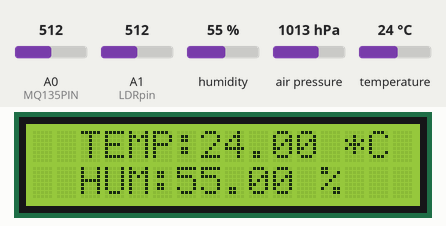
A sketch run on a simulated Arduino Uno, built with avr-gcc and run on an emulated ATmega328P. Parts: 16×2 character LCD. The inputs (shaded band) are chosen by the test bench; at power-on: A0 (MQ135PIN) = 512, A1 (LDRpin) = 512, humidity 55 %, air pressure 1013 hPa, temperature 24 °C. What the sketch prints to the serial monitor is not drawn.

Above: at 2.7 s.
2.8 s: A0 (MQ135PIN) set to 716
At 6.4 s:
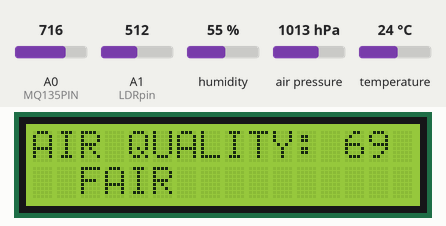
15.3 s: A1 (LDRpin) set to 716
At 16.9 s:
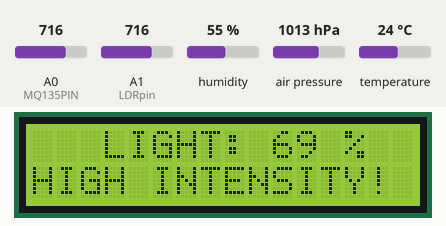
27.7 s: A0 (MQ135PIN) set to 992
At 31.5 s:
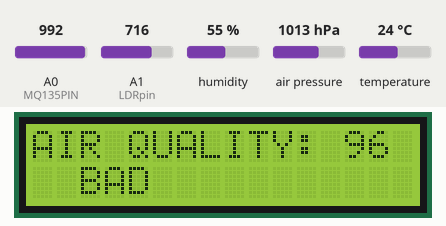
41.6 s: A1 (LDRpin) set to 90
At 49.7 s:
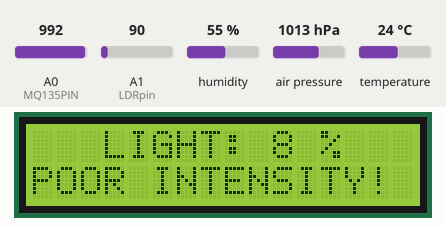
52.3 s: A0 (MQ135PIN) set to 306
At 55.4 s:
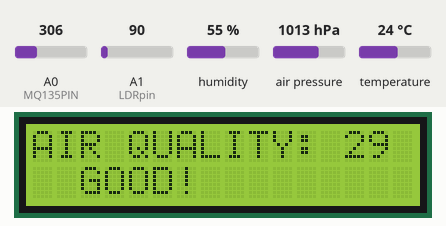
66.2 s: humidity set to 22 %
At 68.4 s:
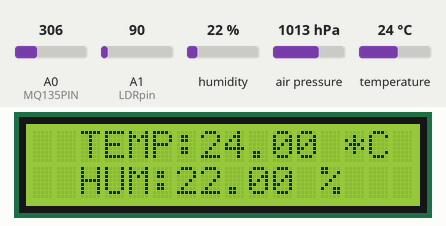
Timing chart, 0 to 69.9 s (numbered marks = the images above; inputs shaded):
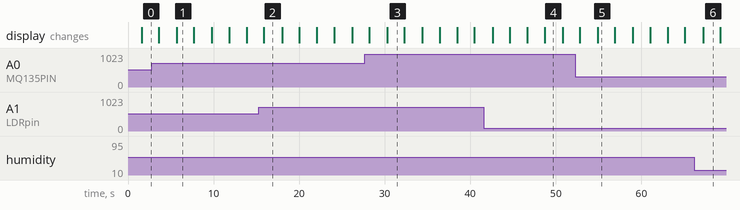

The sketch:

Arduino_upload.ino
```cpp
#include <LiquidCrystal.h>
#include <SoftwareSerial.h>
#include "DHT.h"
#include <Wire.h>
#include <Adafruit_BMP085.h>

// initialize LCD interface pin with the arduino pin number it is connected to
const int rs = 13, en = 12, d4 = 5, d5 = 4, d6 = 3, d7 = 2;
LiquidCrystal lcd(rs, en, d4, d5, d6, d7);

#define ESP_RX_PIN 10
#define ESP_TX_PIN 11

SoftwareSerial espSerial(ESP_RX_PIN, ESP_TX_PIN);  //Rx, Tx

#define DHTTYPE DHT11
#define DHTPIN 7   // Pin connected to the DHT sensor
#define MQ135PIN A0   // Air Quality sensor pin
#define LDRpin A1    // Analog pin connected to the LDR
#define seaLevelPressure_hPa 1013.25

// Initialize DHT sensor.
DHT dht(DHTPIN, DHTTYPE);

Adafruit_BMP085 bmp;

//initial values = 0
float humidity = 0;
float temperature = 0;
float pressure = 0;
float altitude = 0;
float seaLevelPressure = 0;
float realAltitude = 0;
float airqlty = 0;
float LDRValue = 0;

//functions
void getDHTvalues();
void getPressure();
void getAirQualityVal();
void getLDRValue();
void send_data(void);

bool BMP_flag = false;
bool DHT_flag = false;

void setup() {
  espSerial.begin(115200);
  Serial.begin(9600);
  pinMode(MQ135PIN, INPUT);
  pinMode(LDRpin, INPUT);
  lcd.begin(16, 2);
  dht.begin();
  //column, row
  lcd.setCursor(0, 0);
  lcd.print("  IOT  WEATHER  ");
  lcd.setCursor(0, 1);
  lcd.print("MONITOR SYSTEM");
  delay(1500);
}

void loop()
{
  getDHTvalues();
  getPressure();
  getAirQualityVal();
  getLDRValue();
  send_data();
}

void getDHTvalues()
{
  lcd.clear();
  // Read humidity as %age
  humidity = dht.readHumidity();
  // Read temperature as Celsius (the default)
  temperature = dht.readTemperature();
  if (isnan(humidity)|| isnan(temperature))
  {
  lcd.setCursor(0, 0);
  lcd.print("DHT11 MISSING");
  Serial.println(F("Failed to read humidity from DHT sensor!"));
  DHT_flag = false;
  return;
  }
  else
  {
    DHT_flag = true;
    lcd.setCursor(2, 0);
    lcd.print("TEMP:");
    lcd.print(temperature);
    lcd.print(" *C ");
    lcd.setCursor(2, 1);
    lcd.print("HUM:");
    lcd.print(humidity);
    lcd.print(" %");

    Serial.print(F("Temperature: "));
    Serial.print(temperature);
    Serial.println(F("°C "));
    Serial.print(F("Humidity: "));
    Serial.print(humidity);
    Serial.println(F("% "));
  }
  delay(2000);
}


void getPressure()
{
  lcd.clear();
  if (!bmp.begin())
  {
    lcd.setCursor(0, 0);
    lcd.print("BMP180 MISSING");
    BMP_flag = false;
    delay(2000);
    return;
  }
  else
  {
    BMP_flag = true;
    lcd.setCursor(0, 0);
    lcd.print("PA(GND):");
    pressure = bmp.readPressure() / 100.0F; // convert to hPa and store as float
    lcd.print(pressure); // print pressure with 1 decimal point
    lcd.print(" ");
    lcd.setCursor(0, 1);
    lcd.print("PA(sea):");
    seaLevelPressure = bmp.readSealevelPressure() / 100.0F; // convert to hPa and store as float
    lcd.print(seaLevelPressure); // print pressure with 1 decimal point
    altitude = bmp.readAltitude(seaLevelPressure); // calculate altitude based on sea level pressure

    Serial.print("Pressure = ");
    Serial.print(bmp.readPressure());
    Serial.println(" Pa");
    Serial.print("Altitude = ");
    Serial.print(bmp.readAltitude());
    Serial.println(" meters");
    Serial.print("Pressure at sealevel (calculated) = ");
    Serial.print(bmp.readSealevelPressure());
    Serial.println(" Pa");
    Serial.print("Real altitude = ");
    Serial.print(bmp.readAltitude(seaLevelPressure_hPa * 100));
    Serial.println(" meters");
  }
  delay(2000);
}

void getAirQualityVal()
{
  lcd.clear();
  lcd.setCursor(0, 0);
  lcd.print("AIR QUALITY: ");
  airqlty = analogRead(MQ135PIN);
  int mappedValue = map(airqlty, 0, 1023, 0, 100);
  lcd.print(mappedValue);
  lcd.setCursor(2, 1);
  if (mappedValue <= 60)
    lcd.print("GOOD!");
  else if (mappedValue > 60 && mappedValue <= 80)
    lcd.print("FAIR");
  else if (mappedValue > 80 && mappedValue <= 90)
    lcd.print("POOR");
  else
    lcd.print("BAD");
  delay(2000);

  Serial.print("AirQuality ");
  Serial.println(airqlty);
}


void getLDRValue()
{
  lcd.clear();
  lcd.setCursor(3, 0);
  lcd.print("LIGHT: ");
  int LDRValue = analogRead(LDRpin);
  int y = map(LDRValue, 0, 1023, 0, 100);
  lcd.print(y);
  lcd.print(" %");
  lcd.setCursor(0, 1);
  if (y <= 20)
    lcd.print("POOR INTENSITY!");
  else if (y > 20 && y <= 60)
    lcd.print("LOW INTENSITY!");
  else if (y > 60 && y <= 100)
    lcd.print("HIGH INTENSITY!");
  else
    lcd.print(" ");

  delay(2000);
  Serial.print("Light Intensity: ");
  Serial.print(y);
  Serial.println(" %");
}

void send_data()
{
  const char START_CHAR = '*';
  const char END_CHAR = '#';
  Serial.println("Sending Data... ");
  espSerial.write(START_CHAR); // Starting char
  if(DHT_flag == true)
  {
  Serial.println("DHT_flag = true, sending actual temp & hum ");
  //send on esp serial to esp8266
  espSerial.print(dht.readHumidity(), 0);
  espSerial.print(dht.readTemperature(), 0);
  }
  else
  {
  Serial.println("DHT_flag = false, sending dummy temp & hum ");
  espSerial.print("00.00"); //send dummy data on esp serial to esp8266
  }

  espSerial.print(map(analogRead(LDRpin), 0, 1023, 0, 100));
  espSerial.print(map(analogRead(MQ135PIN), 0, 1023, 0, 100));

  if(BMP_flag == true)
  {
  Serial.println("BMP_flag = true, sending actual pressure ");
  espSerial.print(bmp.readPressure()); //send on esp serial to esp8266
  }
  else
  {
  Serial.println("BMP_flag = false, sending dummy pressure "); // print on serial monitor
  espSerial.print("00.00"); //send dummy data on esp serial to esp8266
  }

  espSerial.write(END_CHAR); // Ending char
  Serial.println("Sent Data ");
}
```

Measured:
- after the input at 2.8 s, the display: first differs from a run without the input after 2.9 s (image 1)
- after the input at 15.3 s, the display: changes after 0.58 s (image 2)
- after the input at 27.7 s, the display: first differs from a run without the input after 2.6 s (image 3)
- after the input at 41.6 s, the display: first differs from a run without the input after 7.1 s (image 4)
- after the input at 52.3 s, the display: first differs from a run without the input after 2.6 s (image 5)
- what the display in image 1 shows lasts 2.0 s, from 5.7 s to 7.7 s
- what the display in image 2 shows lasts 2.1 s, from 15.9 s to 18.0 s
